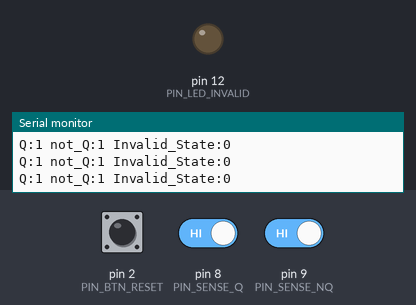
Bench run of a sketch on a simulated Arduino Uno, built with avr-gcc and run on an emulated ATmega328P. On the bench: output pins drawn as LEDs (lit = HIGH), the last lines printed to the serial monitor. Inputs (shaded band) come from the test bench; at power-on: pin 8 (PIN_SENSE_Q) HIGH, pin 9 (PIN_SENSE_NQ) HIGH, pin 2 (PIN_BTN_RESET) HIGH.

Above: at 1.2 s.
1.3 s: pin 8 (PIN_SENSE_Q) driven LOW and pin 9 (PIN_SENSE_NQ) driven LOW
At 2.1 s:
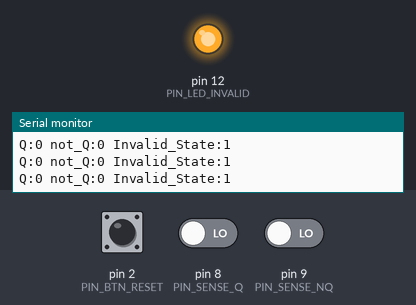
2.8 s: pin 8 (PIN_SENSE_Q) driven HIGH
At 3.1 s:
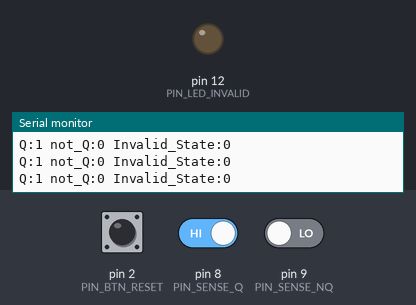
4.3 s: pin 8 (PIN_SENSE_Q) driven LOW
At 5.4 s:
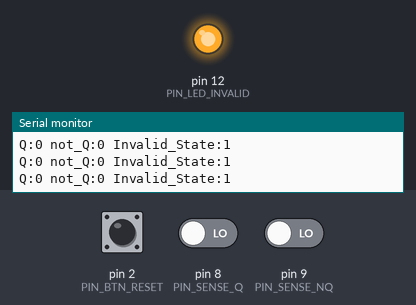
Timing chart, 0 to 7.3 s (numbered marks = the images above; inputs shaded):
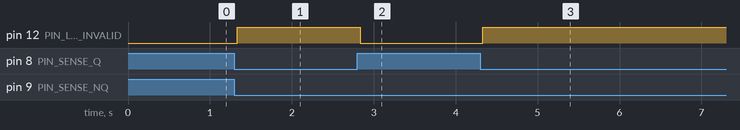

Measured:
- after the input at 1.3 s, pin 12 (PIN_LED_INVALID): LOW → HIGH at once
- after the input at 2.8 s, pin 12 (PIN_LED_INVALID): HIGH → LOW at once
- after the input at 4.3 s, pin 12 (PIN_LED_INVALID): LOW → HIGH at once

The sketch:

lab_3.ino
```cpp
const int PIN_BTN_RESET   = 2;
const int PIN_TRIG_R      = 3;

const int PIN_SENSE_Q     = 8;
const int PIN_SENSE_NQ    = 9;

const int PIN_LED_INVALID = 12;

void setup() {
  Serial.begin(115200);

  pinMode(PIN_BTN_RESET, INPUT_PULLUP);

  pinMode(PIN_TRIG_R, OUTPUT);
  digitalWrite(PIN_TRIG_R, LOW);

  pinMode(PIN_SENSE_Q, INPUT);
  pinMode(PIN_SENSE_NQ, INPUT);

  pinMode(PIN_LED_INVALID, OUTPUT);
  digitalWrite(PIN_LED_INVALID, LOW);
}

void loop() {
  if (digitalRead(PIN_BTN_RESET) == LOW) {
    digitalWrite(PIN_TRIG_R, HIGH);
  } else {
    digitalWrite(PIN_TRIG_R, LOW);
  }

  int stateQ  = digitalRead(PIN_SENSE_Q);
  int stateNQ = digitalRead(PIN_SENSE_NQ);

  int invalidState = (stateQ == LOW && stateNQ == LOW) ? 1 : 0;
  digitalWrite(PIN_LED_INVALID, invalidState ? HIGH : LOW);

  Serial.print("Q:");
  Serial.print(stateQ);
  Serial.print(" ");
  Serial.print("not_Q:");
  Serial.print(stateNQ);
  Serial.print(" ");
  Serial.print("Invalid_State:");
  Serial.println(invalidState);

  delay(40);
}
```
